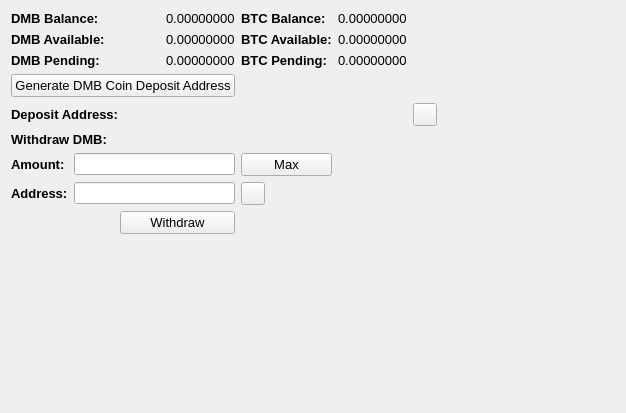
     <widget class="QWidget" name="BalanceTab">
      <attribute name="title">
       <string>Balance</string>
      </attribute>
      <layout class="QGridLayout" name="gridLayout_2">
       <item row="0" column="0" colspan="2">
        <widget class="QLabel" name="label_11">
         <property name="font">
          <font>
           <pointsize>10</pointsize>
           <weight>75</weight>
           <bold>true</bold>
          </font>
         </property>
         <property name="text">
          <string>DMB Balance:</string>
         </property>
        </widget>
       </item>
       <item row="0" column="3">
        <widget class="QLabel" name="DMBBalanceLabel">
         <property name="font">
          <font>
           <pointsize>10</pointsize>
          </font>
         </property>
         <property name="text">
          <string>0.00000000</string>
         </property>
         <property name="textInteractionFlags">
          <set>Qt::LinksAccessibleByMouse|Qt::TextSelectableByMouse</set>
         </property>
        </widget>
       </item>
       <item row="0" column="4">
        <widget class="QLabel" name="label_12">
         <property name="font">
          <font>
           <pointsize>10</pointsize>
           <weight>75</weight>
           <bold>true</bold>
          </font>
         </property>
         <property name="text">
          <string>BTC Balance:</string>
         </property>
        </widget>
       </item>
       <item row="0" column="5">
        <widget class="QLabel" name="BitcoinBalanceLabel">
         <property name="font">
          <font>
           <pointsize>10</pointsize>
          </font>
         </property>
         <property name="text">
          <string>0.00000000</string>
         </property>
         <property name="textInteractionFlags">
          <set>Qt::LinksAccessibleByMouse|Qt::TextSelectableByMouse</set>
         </property>
        </widget>
       </item>
       <item row="0" column="7" rowspan="10">
        <spacer name="horizontalSpacer_4">
         <property name="orientation">
          <enum>Qt::Horizontal</enum>
         </property>
         <property name="sizeHint" stdset="0">
          <size>
           <width>178</width>
           <height>188</height>
          </size>
         </property>
        </spacer>
       </item>
       <item row="1" column="0" colspan="2">
        <widget class="QLabel" name="label_13">
         <property name="font">
          <font>
           <pointsize>10</pointsize>
           <weight>75</weight>
           <bold>true</bold>
          </font>
         </property>
         <property name="text">
          <string>DMB Available:</string>
         </property>
        </widget>
       </item>
       <item row="1" column="3">
        <widget class="QLabel" name="DMBAvailableLabel_2">
         <property name="font">
          <font>
           <pointsize>10</pointsize>
          </font>
         </property>
         <property name="text">
          <string>0.00000000</string>
         </property>
         <property name="textInteractionFlags">
          <set>Qt::LinksAccessibleByMouse|Qt::TextSelectableByMouse</set>
         </property>
        </widget>
       </item>
       <item row="1" column="4">
        <widget class="QLabel" name="label_15">
         <property name="font">
          <font>
           <pointsize>10</pointsize>
           <weight>75</weight>
           <bold>true</bold>
          </font>
         </property>
         <property name="text">
          <string>BTC Available:</string>
         </property>
        </widget>
       </item>
       <item row="1" column="5">
        <widget class="QLabel" name="BitcoinAvailableLabel">
         <property name="font">
          <font>
           <pointsize>10</pointsize>
          </font>
         </property>
         <property name="text">
          <string>0.00000000</string>
         </property>
         <property name="textInteractionFlags">
          <set>Qt::LinksAccessibleByMouse|Qt::TextSelectableByMouse</set>
         </property>
        </widget>
       </item>
       <item row="2" column="0" colspan="2">
        <widget class="QLabel" name="label_14">
         <property name="font">
          <font>
           <pointsize>10</pointsize>
           <weight>75</weight>
           <bold>true</bold>
          </font>
         </property>
         <property name="text">
          <string>DMB Pending:</string>
         </property>
        </widget>
       </item>
       <item row="2" column="3">
        <widget class="QLabel" name="DMBPendingLabel">
         <property name="font">
          <font>
           <pointsize>10</pointsize>
          </font>
         </property>
         <property name="text">
          <string>0.00000000</string>
         </property>
         <property name="textInteractionFlags">
          <set>Qt::LinksAccessibleByMouse|Qt::TextSelectableByMouse</set>
         </property>
        </widget>
       </item>
       <item row="2" column="4">
        <widget class="QLabel" name="label_31">
         <property name="font">
          <font>
           <pointsize>10</pointsize>
           <weight>75</weight>
           <bold>true</bold>
          </font>
         </property>
         <property name="text">
          <string>BTC Pending:</string>
         </property>
        </widget>
       </item>
       <item row="2" column="5">
        <widget class="QLabel" name="BitcoinPendingLabel">
         <property name="font">
          <font>
           <pointsize>10</pointsize>
          </font>
         </property>
         <property name="text">
          <string>0.00000000</string>
         </property>
         <property name="textInteractionFlags">
          <set>Qt::LinksAccessibleByMouse|Qt::TextSelectableByMouse</set>
         </property>
        </widget>
       </item>
       <item row="3" column="0" colspan="4">
        <widget class="QPushButton" name="GenDepositBTN">
         <property name="font">
          <font>
           <pointsize>10</pointsize>
          </font>
         </property>
         <property name="text">
          <string>Generate DMB Coin Deposit Address</string>
         </property>
        </widget>
       </item>
       <item row="4" column="0" colspan="3">
        <widget class="QLabel" name="label_33">
         <property name="font">
          <font>
           <pointsize>10</pointsize>
           <weight>75</weight>
           <bold>true</bold>
          </font>
         </property>
         <property name="text">
          <string>Deposit Address:</string>
         </property>
        </widget>
       </item>
       <item row="4" column="3" colspan="3">
        <widget class="QLabel" name="DepositAddressLabel">
         <property name="minimumSize">
          <size>
           <width>100</width>
           <height>0</height>
          </size>
         </property>
         <property name="palette">
          <palette>
           <active>
            <colorrole role="WindowText">
             <brush brushstyle="SolidPattern">
              <color alpha="255">
               <red>0</red>
               <green>0</green>
               <blue>0</blue>
              </color>
             </brush>
            </colorrole>
            <colorrole role="Text">
             <brush brushstyle="SolidPattern">
              <color alpha="255">
               <red>0</red>
               <green>0</green>
               <blue>255</blue>
              </color>
             </brush>
            </colorrole>
           </active>
           <inactive>
            <colorrole role="WindowText">
             <brush brushstyle="SolidPattern">
              <color alpha="255">
               <red>0</red>
               <green>0</green>
               <blue>0</blue>
              </color>
             </brush>
            </colorrole>
            <colorrole role="Text">
             <brush brushstyle="SolidPattern">
              <color alpha="255">
               <red>0</red>
               <green>0</green>
               <blue>255</blue>
              </color>
             </brush>
            </colorrole>
           </inactive>
           <disabled>
            <colorrole role="WindowText">
             <brush brushstyle="SolidPattern">
              <color alpha="255">
               <red>120</red>
               <green>120</green>
               <blue>120</blue>
              </color>
             </brush>
            </colorrole>
            <colorrole role="Text">
             <brush brushstyle="SolidPattern">
              <color alpha="255">
               <red>120</red>
               <green>120</green>
               <blue>120</blue>
              </color>
             </brush>
            </colorrole>
           </disabled>
          </palette>
         </property>
         <property name="font">
          <font>
           <pointsize>10</pointsize>
           <weight>75</weight>
           <bold>true</bold>
          </font>
         </property>
         <property name="text">
          <string/>
         </property>
         <property name="alignment">
          <set>Qt::AlignRight|Qt::AlignTrailing|Qt::AlignVCenter</set>
         </property>
         <property name="textInteractionFlags">
          <set>Qt::LinksAccessibleByMouse|Qt::TextSelectableByKeyboard|Qt::TextSelectableByMouse</set>
         </property>
        </widget>
       </item>
       <item row="4" column="6">
        <widget class="QToolButton" name="DepositCopyButton">
         <property name="toolTip">
          <string>Copy to clipboard</string>
         </property>
         <property name="text">
          <string/>
         </property>
         <property name="icon">
          <iconset resource="../bitcoin.qrc">
           <normaloff>:/icons/editcopy</normaloff>:/icons/editcopy</iconset>
         </property>
         <property name="shortcut">
          <string>Alt+P</string>
         </property>
        </widget>
       </item>
       <item row="5" column="0" colspan="2">
        <widget class="QLabel" name="label_34">
         <property name="font">
          <font>
           <pointsize>10</pointsize>
           <weight>75</weight>
           <bold>true</bold>
          </font>
         </property>
         <property name="text">
          <string>Withdraw DMB:</string>
         </property>
        </widget>
       </item>
       <item row="6" column="0">
        <widget class="QLabel" name="label_26">
         <property name="font">
          <font>
           <pointsize>10</pointsize>
           <weight>75</weight>
           <bold>true</bold>
          </font>
         </property>
         <property name="text">
          <string>Amount:</string>
         </property>
        </widget>
       </item>
       <item row="6" column="1" colspan="3">
        <widget class="QLineEdit" name="WithdrawUnitsInput">
         <property name="font">
          <font>
           <pointsize>9</pointsize>
           <weight>75</weight>
           <bold>true</bold>
          </font>
         </property>
         <property name="text">
          <string/>
         </property>
        </widget>
       </item>
       <item row="6" column="4">
        <widget class="QPushButton" name="Withdraw_Max_Amount">
         <property name="font">
          <font>
           <pointsize>10</pointsize>
          </font>
         </property>
         <property name="text">
          <string>Max</string>
         </property>
        </widget>
       </item>
       <item row="7" column="0">
        <widget class="QLabel" name="label_10">
         <property name="font">
          <font>
           <pointsize>10</pointsize>
           <weight>75</weight>
           <bold>true</bold>
          </font>
         </property>
         <property name="text">
          <string>Address:</string>
         </property>
        </widget>
       </item>
       <item row="7" column="1" colspan="3">
        <widget class="QLineEdit" name="WithdrawAddress">
         <property name="font">
          <font>
           <pointsize>9</pointsize>
           <weight>75</weight>
           <bold>true</bold>
          </font>
         </property>
        </widget>
       </item>
       <item row="7" column="4">
        <widget class="QToolButton" name="WithdrawPasteButton">
         <property name="toolTip">
          <string>Paste from clipboard</string>
         </property>
         <property name="text">
          <string/>
         </property>
         <property name="icon">
          <iconset resource="../bitcoin.qrc">
           <normaloff>:/icons/editpaste</normaloff>:/icons/editpaste</iconset>
         </property>
         <property name="shortcut">
          <string>Alt+P</string>
         </property>
        </widget>
       </item>
       <item row="8" column="2" colspan="2">
        <widget class="QPushButton" name="WithdrawUnitsBtn">
         <property name="font">
          <font>
           <pointsize>10</pointsize>
          </font>
         </property>
         <property name="text">
          <string>Withdraw</string>
         </property>
        </widget>
       </item>
       <item row="9" column="0" colspan="6">
        <spacer name="verticalSpacer">
         <property name="orientation">
          <enum>Qt::Vertical</enum>
         </property>
         <property name="sizeHint" stdset="0">
          <size>
           <width>128</width>
           <height>162</height>
          </size>
         </property>
        </spacer>
       </item>
      </layout>
      <zorder>label_31</zorder>
      <zorder>label_15</zorder>
      <zorder>label_12</zorder>
      <zorder>label_14</zorder>
      <zorder>label_13</zorder>
      <zorder>label_11</zorder>
      <zorder>BitcoinBalanceLabel</zorder>
      <zorder>DMBBalanceLabel</zorder>
      <zorder>DMBAvailableLabel_2</zorder>
      <zorder>DMBPendingLabel</zorder>
      <zorder>BitcoinAvailableLabel</zorder>
      <zorder>BitcoinPendingLabel</zorder>
      <zorder>label_33</zorder>
      <zorder>GenDepositBTN</zorder>
      <zorder>DepositAddressLabel</zorder>
      <zorder>Withdraw_Max_Amount</zorder>
      <zorder>label_34</zorder>
      <zorder>WithdrawUnitsInput</zorder>
      <zorder>label_10</zorder>
      <zorder>label_26</zorder>
      <zorder>WithdrawAddress</zorder>
      <zorder>WithdrawUnitsBtn</zorder>
      <zorder>horizontalSpacer_4</zorder>
      <zorder>verticalSpacer</zorder>
      <zorder>WithdrawPasteButton</zorder>
      <zorder>DepositCopyButton</zorder>
     </widget>
